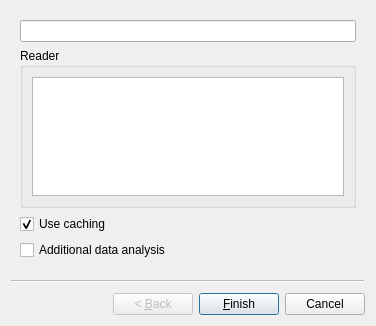
<?xml version="1.0" encoding="UTF-8"?>
<ui version="4.0">
 <class>AddMeasurmentWizard</class>
 <widget class="QWizard" name="AddMeasurmentWizard">
  <property name="geometry">
   <rect>
    <x>0</x>
    <y>0</y>
    <width>376</width>
    <height>326</height>
   </rect>
  </property>
  <property name="windowTitle">
   <string>Add Measurment</string>
  </property>
  <property name="wizardStyle">
   <enum>QWizard::ClassicStyle</enum>
  </property>
  <widget class="QWizardPage" name="wizardPage1">
   <layout class="QVBoxLayout" name="verticalLayout">
    <item>
     <widget class="QLineEdit" name="filename">
      <property name="readOnly">
       <bool>true</bool>
      </property>
      <property name="placeholderText">
       <string/>
      </property>
     </widget>
    </item>
    <item>
     <widget class="QGroupBox" name="groupBox">
      <property name="title">
       <string>Reader</string>
      </property>
      <layout class="QVBoxLayout" name="verticalLayout_2">
       <item>
        <widget class="QListView" name="readerListView"/>
       </item>
      </layout>
     </widget>
    </item>
    <item>
     <widget class="QCheckBox" name="useCache">
      <property name="toolTip">
       <string>Read data are cached in memory. This reduces disk IO but increases memory usage a lot!</string>
      </property>
      <property name="accessibleName">
       <string/>
      </property>
      <property name="text">
       <string>Use caching</string>
      </property>
      <property name="checked">
       <bool>true</bool>
      </property>
     </widget>
    </item>
    <item>
     <widget class="QCheckBox" name="useAnalysis">
      <property name="toolTip">
       <string>Not every measurment file format supports statistic information like max value or AVG. By reading the whole file additrional information can be calculated. This may takes a while for big files.</string>
      </property>
      <property name="text">
       <string>Additional data analysis</string>
      </property>
     </widget>
    </item>
   </layout>
  </widget>
 </widget>
 <resources/>
 <connections/>
</ui>
